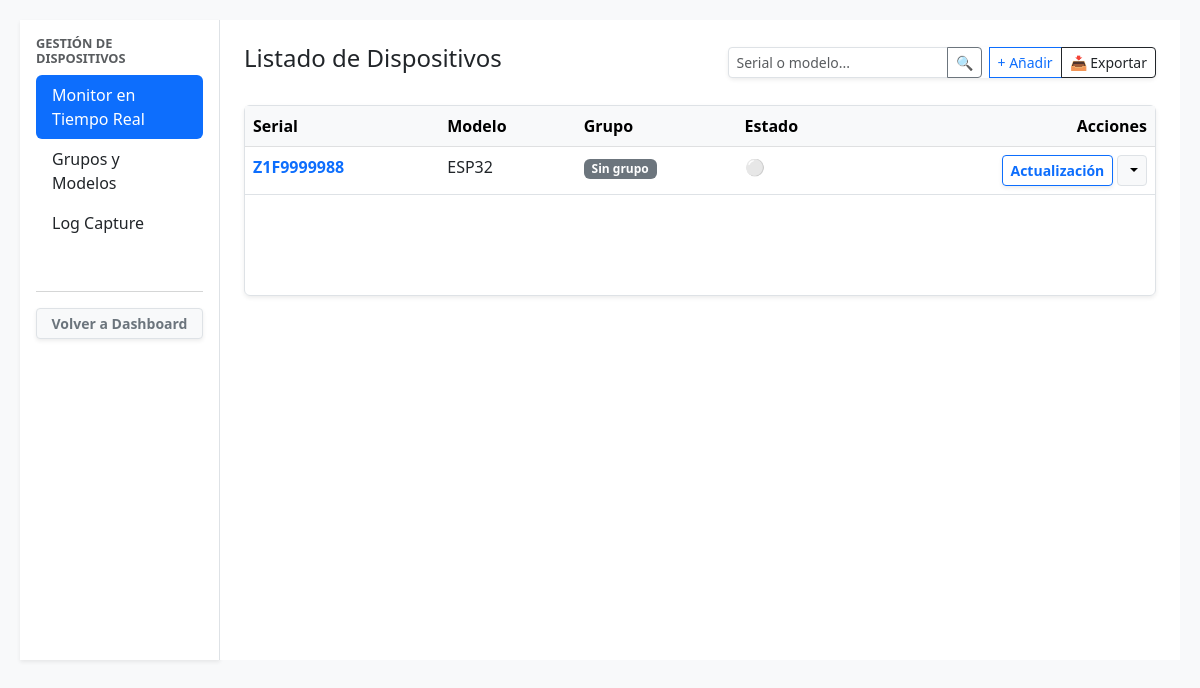
/dispositivos/ (signed in), run on the app's committed database.
### impresoras/models.py (models this page shows, shortened)
class Dispositivo(models.Model):
    validar_serial = RegexValidator(
        regex=r'^[A-Z0-9]{10}$',
        message="El serial solo puede contener letras mayúsculas y números, sin espacios (ej. Z1F9999988).",
        code="serial_invalido"
    )
    serial = models.CharField(max_length=50, unique=True, validators=[validar_serial], help_text="Ingrese el serial exacto del equipo.")
    modelo = models.ForeignKey(ModeloEquipo, on_delete=models.CASCADE, related_name='dispositivos', null=True, blank=True)
    grupo = models.ForeignKey(Grupo, on_delete=models.SET_NULL,null=True, blank=True)
    fecha_registro = models.DateTimeField(auto_now_add=True)
    ultimo_sts1 = models.IntegerField(null=True, blank=True)
    ultimo_sts2 = models.IntegerField(null=True, blank=True)
    ultima_conexion = models.DateTimeField(null=True, blank=True)
    fw_ismart_instalado = models.CharField(max_length=20, default="Desconocida", blank=True)
    fw_printer_instalado = models.CharField(max_length=20, default="Desconocida", blank=True)
    firmware_actual = models.ForeignKey(VersionFirmware, on_delete=models.SET_NULL, null=True, blank=True, related_name='equipos_instalados')

class ModeloEquipo(models.Model):
    nombre = models.CharField(max_length=100, unique=True)
    marca = models.CharField(max_length=100, blank=True, null=True)
    def __str__(self):
        if self.marca:
            return f"{self.marca} {self.nombre}"
        return self.nombre

### impresoras/views.py (the view)
# urls.py: path('dispositivos/', lista_dispositivos, name='dispositivos_lista'),
@login_required
def lista_dispositivos(request):
    query = request.GET.get('buscar')
    dispositivos = Dispositivo.objects.all()
    proyectos_disponibles = ProyectoFirmware.objects.prefetch_related('versiones').all()
    if query:
        dispositivos = dispositivos.filter(
            Q(serial__icontains=query) | Q(modelo__icontains=query)
        )
    if request.method == 'POST':
        form = DispositivoForm(request.POST)
        if form.is_valid():
            form.save()
            return redirect('dispositivos_lista')
    else:
        form = DispositivoForm()
    grupos = Grupo.objects.all()
    modelos = ModeloEquipo.objects.all()
    context = {
        'dispositivos': dispositivos,
        'form': form,
        'grupos': grupos,
        'modelos': modelos,
        'proyectos_disponibles': proyectos_disponibles,
    }
    return render(request, 'lista_dispositivos.html', context)

### impresoras/forms.py
class DispositivoForm(forms.ModelForm):
    class Meta:
        model = Dispositivo
        fields = ['serial', 'modelo', 'grupo']
        widgets = {
            'serial': forms.TextInput(attrs={
                'class': 'form-control',
                'placeholder': 'Ej: Z1F9999988',
                'minlength': '10',
                'maxlength': '10',
                'pattern': '^[A-Z0-9]{10}$',
                'title': 'El serial debe tener exactamente 10 caracteres alfanumericos sin espacios.',
                'required': True
            }),
            'modelo': forms.Select(attrs={'class': 'form-control', 'required': True}),
            'grupo': forms.Select(attrs={'class': 'form-control'}),
        }

### impresoras/models.py (called while the page is built)
    def __str__(self):
        return self.nombre

### templates/lista_dispositivos.html (shortened to what this page needs)
{% extends 'dispositivos_base.html' %}
{% block dispositivos_content %}
<div class="p-4">
    <div class="d-flex justify-content-between align-items-center mb-4">
        <h4>Listado de Dispositivos</h4>
        <div class="btn-group shadow-sm">
            <form method="GET" action="{% url 'dispositivos_lista' %}" class="d-flex me-2">
                <div class="input-group input-group-sm">
                    <input type="text" name="buscar" class="form-control" placeholder="Serial o modelo..." value="{{ request.GET.buscar }}">
                    <button class="btn btn-outline-secondary" type="submit">🔍</button>
                </div>
            </form>
            <button class="btn btn-sm btn-outline-primary" data-bs-toggle="modal" data-bs-target="#modalAñadir">+ Añadir</button>
            <a href="{% url 'exportar_excel' %}?buscar={{ request.GET.buscar }}" class="btn btn-sm btn-outline-dark d-flex align-items-center">
                📥 Exportar
            </a>
        </div>
    </div>
    <div class="table-responsive shadow-sm border rounded">
        <table class="table table-hover mb-0">
            <thead class="table-light">
                <tr>
                    <th>Serial</th>
                    <th>Modelo</th>
                    <th>Grupo</th>
                    <th>Estado</th>
                    <th class="text-end">Acciones</th> </tr>
            </thead>
            <tbody>
                {% for equipo in dispositivos %}
                    <tr>
                        <td>
                            <a href="#"
                                class="fw-bold text-decoration-none"
                                data-bs-toggle="modal"
                                data-bs-target="#modalMonitor"
                                data-serial="{{ equipo.serial }}"
                                data-rif="{{ equipo.rif|default:'--' }}"
                                data-sts1="{{ equipo.ultimo_log_datos.sts1|default:'--' }}"
                                data-sts2="{{ equipo.ultimo_log_datos.sts2|default:'--' }}"
                                data-err_cnt="{{ equipo.ultimo_log_datos.err_cnt|default:'0' }}"
                                data-rec_att="{{ equipo.ultimo_log_datos.rec_att|default:'0' }}"
                                data-atm="{{ equipo.ultimo_log_datos.atm|default:'--' }}"
                                data-vts="{{ equipo.ultimo_log_datos.vts|default:'0' }}"
                                data-last_b="{{ equipo.ultimo_log_datos.last_b|default:'--' }}"
                                data-b_iss="{{ equipo.ultimo_log_datos.b_iss|default:'0' }}"
                                data-db_n="{{ equipo.ultimo_log_datos.db_n|default:'--' }}"
                                data-db_a="{{ equipo.ultimo_log_datos.db_a|default:'0' }}"
                                data-cr_n="{{ equipo.ultimo_log_datos.cr_n|default:'--' }}"
                                data-cr_a="{{ equipo.ultimo_log_datos.cr_a|default:'0' }}"
                                data-nf_n="{{ equipo.ultimo_log_datos.nf_n|default:'--' }}"
                                data-nf_a="{{ equipo.ultimo_log_datos.nf_a|default:'0' }}"
                                data-z_cnt="{{ equipo.ultimo_log_datos.z_cnt|default:'--' }}"
                                data-f_cnt="{{ equipo.ultimo_log_datos.f_cnt|default:'--' }}"
                                data-date="{{ equipo.ultimo_log_datos.date|default:'--' }}"
                                data-time="{{ equipo.ultimo_log_datos.time|default:'--' }}"
                                onclick="preLlenarModal(this)">
                                {{ equipo.serial }}
                            </a>
                        </td>
                        <td>{{ equipo.modelo.nombre }}</td>
                        <td><span class="badge bg-secondary">{{ equipo.grupo.nombre|default:"Sin grupo" }}</span></td>
                        <td id="indicador-{{ equipo.serial }}">
                            <span class="text-muted" title="Esperando conexión...">⚪</span>
                        </td>
                        <td class="text-end" style="overflow: visible;">
                            <div class="dropdown">
                                <button class="btn btn-sm btn-outline-primary fw-bold shadow-sm" data-bs-toggle="modal" data-bs-target="#modalOta-{{ equipo.id }}">
                                     Actualización
                                </button>
                                <button class="btn btn-sm btn-light border dropdown-toggle"
                                        type="button"
                                        data-bs-toggle="dropdown"
                                        aria-expanded="false">
                                </button>
                            </div>
                        </td>
                    </tr>
                {% empty %}
                    <tr>
                        <td colspan="4" class="text-center text-muted">
                            No se encontraron dispositivos que coincidan con la búsqueda...
                        </td>
                    </tr>
                {% endfor %}
            </tbody>
        </table>
    </div>
</div>
{% endblock %}

### templates/lista_dispositivos.html (style rules this page uses)
.table-responsive { overflow: visible !important; }
.table { margin-bottom: 100px !important; }

### data on the page
Dispositivo: serial "Z1F9999988", modelo.nombre "ESP32", grupo.nombre "Sin grupo"
